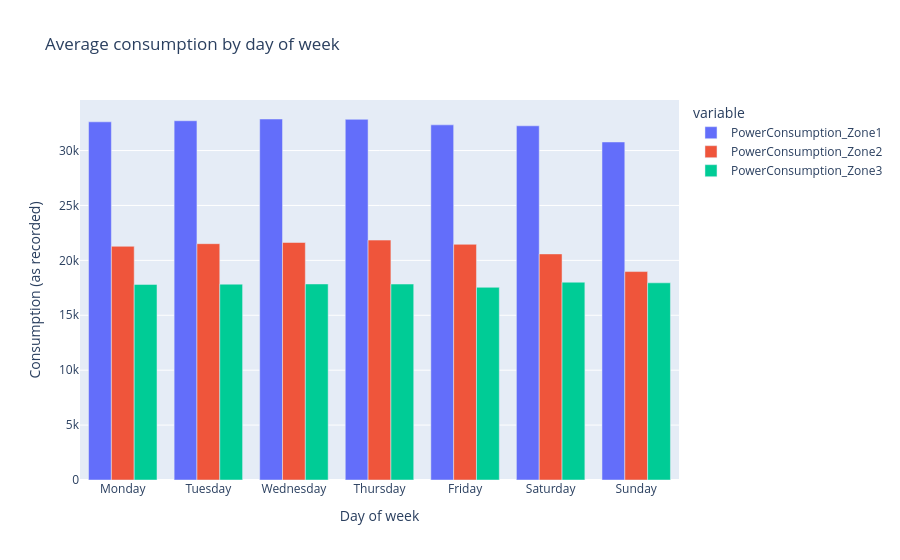

Notebook cell for this chart:
### Markdown cell above
### 5.5 Day-of-week comparison (Plotly)

### Code cell
# Interactive bar chart of average consumption for each day of the week, saved as an HTML file
import plotly.express as px
fig = px.bar(weekly, barmode="group", title="Average consumption by day of week")
fig.update_layout(xaxis_title="Day of week", yaxis_title="Consumption (as recorded)")
fig.write_html("charts/05_day_of_week.html")
fig.show()

### Figure 1 — Plotly figure (JSON) as saved in the notebook; plotly's stock layout.template omitted (floating-point values rounded to 4 significant figures)
{"data": [{"alignmentgroup": "True", "hovertemplate": "variable=PowerConsumption_Zone1<br>Day_of_Week=%{x}<br>value=%{y}<extra></extra>", "legendgroup": "PowerConsumption_Zone1", "marker": {"color": "#636efa", "pattern": {"shape": ""}}, "name": "PowerConsumption_Zone1", "offsetgroup": "PowerConsumption_Zone1", "orientation": "v", "showlegend": true, "textposition": "auto", "type": "bar", "x": ["Monday", "Tuesday", "Wednesday", "Thursday", "Friday", "Saturday", "Sunday"], "xaxis": "x", "y": [32620.0, 32710.0, 32870.0, 32840.0, 32340.0, 32250.0, 30780.0], "yaxis": "y"}, {"alignmentgroup": "True", "hovertemplate": "variable=PowerConsumption_Zone2<br>Day_of_Week=%{x}<br>value=%{y}<extra></extra>", "legendgroup": "PowerConsumption_Zone2", "marker": {"color": "#EF553B", "pattern": {"shape": ""}}, "name": "PowerConsumption_Zone2", "offsetgroup": "PowerConsumption_Zone2", "orientation": "v", "showlegend": true, "textposition": "auto", "type": "bar", "x": ["Monday", "Tuesday", "Wednesday", "Thursday", "Friday", "Saturday", "Sunday"], "xaxis": "x", "y": [21280.0, 21520.0, 21630.0, 21840.0, 21460.0, 20590.0, 18980.0], "yaxis": "y"}, {"alignmentgroup": "True", "hovertemplate": "variable=PowerConsumption_Zone3<br>Day_of_Week=%{x}<br>value=%{y}<extra></extra>", "legendgroup": "PowerConsumption_Zone3", "marker": {"color": "#00cc96", "pattern": {"shape": ""}}, "name": "PowerConsumption_Zone3", "offsetgroup": "PowerConsumption_Zone3", "orientation": "v", "showlegend": true, "textposition": "auto", "type": "bar", "x": ["Monday", "Tuesday", "Wednesday", "Thursday", "Friday", "Saturday", "Sunday"], "xaxis": "x", "y": [17810.0, 17830.0, 17850.0, 17840.0, 17550.0, 18010.0, 17960.0], "yaxis": "y"}], "layout": {"barmode": "group", "legend": {"title": {"text": "variable"}, "tracegroupgap": 0}, "title": {"text": "Average consumption by day of week"}, "xaxis": {"anchor": "y", "domain": [0, 1], "title": {"text": "Day of week"}}, "yaxis": {"anchor": "x", "domain": [0, 1], "title": {"text": "Consumption (as recorded)"}}}}
